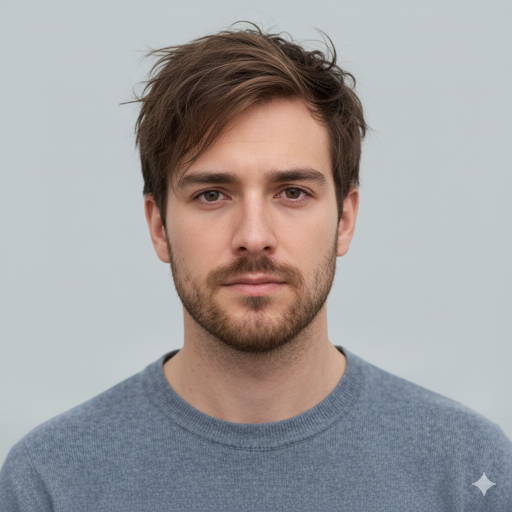
#> input picture face_1.png, 1024 x 1024 px, found by its file name (shown at 1/2 size)
$ python setup_avatar_from_image.py --image ../face_1.png
#> lines starting #> are read from the running program, lines starting #| are printed output that depends on the picture
#!/usr/bin/env python3
"""
setup_avatar_from_image.py
===========================
Converts a single face image → looping avatar video → prepared avatar data.
Run this once, then start the live server.

Usage (run from your MuseTalk root):
    cd /teamspace/studios/this_studio/MuseTalk
    python pipeline/setup_avatar_from_image.py \
        --image face_1.png \
        --avatar_id face_1

What it does:
    1. Validates the image and detects a face
    2. Creates a 5-second looping "idle" video from the image (25fps = 125 frames)
    3. Runs the full avatar preparation pipeline:
       - Extracts frames
       - Detects landmarks & bboxes
       - Pre-encodes VAE latents
       - Pre-computes blending masks
    4. Prints the exact server command to run next
"""

import argparse
import os
import sys
import time
import shutil

import cv2
import numpy as np


# ── Step 1: Validate image + detect face ────────────────────────────────────

def check_image(image_path: str) -> np.ndarray:
#> called with image_path = '../face_1.png'
    img = cv2.imread(image_path)
#> img is the input picture: shape (1024, 1024, 3); mean B, G, R 157.8, 157.5, 160.6
    if img is None:
        print(f"❌ Could not read image: {image_path}")
        sys.exit(1)
    h, w = img.shape[:2]
#> h = 1024; w = 1024
    print(f"✓ Image loaded: {w}x{h} px")
#| ✓ Image loaded: 1024x1024 px

    # Quick face check via cascade (no heavy deps)
    gray = cv2.cvtColor(img, cv2.COLOR_BGR2GRAY)
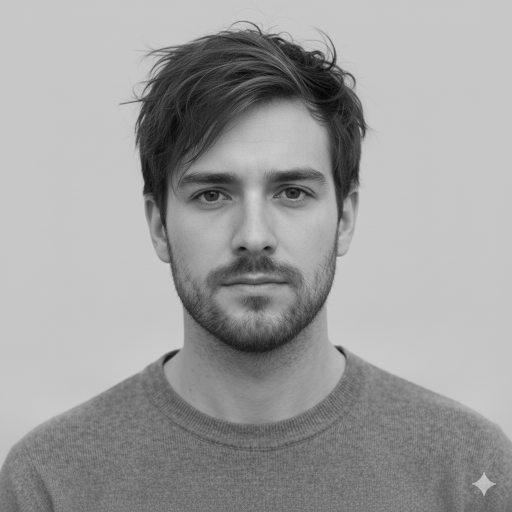
#> gray: shape (1024, 1024) (shown at 1/2 size); min 0, max 213, mean 158.4
    cascade_path = cv2.data.haarcascades + "haarcascade_frontalface_default.xml"
    face_cascade  = cv2.CascadeClassifier(cascade_path)
    faces = face_cascade.detectMultiScale(gray, scaleFactor=1.1, minNeighbors=4)
#> faces = [[265, 199, 484, 484]]
    if len(faces) == 0:
        print("⚠️  No face detected with quick check — continuing anyway (MuseTalk will detect properly)")
    else:
        x, y, fw, fh = faces[0]
#> x = 265; y = 199; fw = 484; fh = 484
        print(f"✓ Face detected at [{x},{y},{x+fw},{y+fh}]")
#| ✓ Face detected at [265,199,749,683]
    return img


# ── Step 2: Build looping idle video ─────────────────────────────────────────

def make_idle_video(img: np.ndarray, output_path: str, fps: int = 25, duration_sec: int = 5):
    """
    Write a static looping video from a single frame.
    25fps × 5s = 125 identical frames — enough for the avatar cycle.
    MuseTalk cycles these during inference so any length works.
    """
#> called with output_path = './data/video/face_1_idle.mp4', fps = 25, duration_sec = 5
    n_frames = fps * duration_sec
    h, w     = img.shape[:2]
#> h = 1024; w = 1024
    fourcc   = cv2.VideoWriter_fourcc(*"mp4v")
    writer   = cv2.VideoWriter(output_path, fourcc, fps, (w, h))
    for _ in range(n_frames):
        writer.write(img)
    writer.release()
    print(f"✓ Idle video created: {output_path} ({n_frames} frames @ {fps}fps)")


# ── Step 3: Create realtime.yaml config ──────────────────────────────────────

YAML_TEMPLATE = """\
{avatar_id}:
  preparation: true
  video_path: {video_path}
  bbox_shift: 0
  audio_clips:
    0: ./data/audio/silence.wav
"""

def make_realtime_yaml(avatar_id: str, video_path: str, yaml_out: str):
    content = YAML_TEMPLATE.format(avatar_id=avatar_id, video_path=video_path)
    with open(yaml_out, "w") as f:
        f.write(content)
    print(f"✓ Config written: {yaml_out}")


def make_silence_wav(path: str, duration_sec: float = 1.0, sr: int = 16000):
    """Create a short silence WAV for the preparation dummy run."""
    import wave, struct
    os.makedirs(os.path.dirname(path), exist_ok=True)
    n = int(sr * duration_sec)
    with wave.open(path, "w") as wf:
        wf.setnchannels(1)
        wf.setsampwidth(2)
        wf.setframerate(sr)
        wf.writeframes(struct.pack(f"<{n}h", *([0] * n)))
    print(f"✓ Silence WAV created: {path}")


# ── Step 4: Run preparation via realtime_inference.py ────────────────────────

def run_preparation(avatar_id: str, yaml_path: str, version: str = "v15"):
    """
    Calls scripts/realtime_inference.py in preparation-only mode.
    The preparation flag in the YAML triggers face detection + latent encoding.
    """
    unet_config = f"./models/musetalkV15/musetalk.json" if version == "v15" else "./models/musetalk/musetalk.json"
    unet_model  = f"./models/musetalkV15/unet.pth"      if version == "v15" else "./models/musetalk/pytorch_model.bin"

    cmd = (
        f"python scripts/realtime_inference.py "
        f"--version {version} "
        f"--unet_config {unet_config} "
        f"--unet_model_path {unet_model} "
        f"--inference_config {yaml_path} "
        f"--batch_size 4 "
        f"--skip_save_images "
    )
    print(f"\n🔧 Running preparation:\n   {cmd}\n")
    ret = os.system(cmd)
    if ret != 0:
        print("❌ Preparation failed. Check output above.")
        sys.exit(1)
    print("✓ Preparation complete!")


# ── Main ─────────────────────────────────────────────────────────────────────

def main():
    parser = argparse.ArgumentParser(description="Set up live avatar from a single image")
    parser.add_argument("--image",       required=True,  help="Path to face image (PNG/JPG)")
    parser.add_argument("--avatar_id",   default="face_1", help="Avatar ID (used for directory naming)")
    parser.add_argument("--version",     default="v15",  choices=["v1", "v15"])
    parser.add_argument("--fps",         type=int, default=25)
    parser.add_argument("--duration",    type=int, default=5,  help="Idle video duration in seconds")
    parser.add_argument("--skip_prep",   action="store_true",  help="Skip preparation (just create video/yaml)")
    a = parser.parse_args()

    print("\n" + "="*55)
    print("  Live Avatar Setup")
    print("="*55)

    # Paths
    musetalk_root = os.path.dirname(os.path.dirname(os.path.abspath(__file__)))
    os.chdir(musetalk_root)
    print(f"Working dir: {musetalk_root}\n")

    assets_dir  = "./data/video"
    audio_dir   = "./data/audio"
    config_dir  = "./configs/inference"
    os.makedirs(assets_dir,  exist_ok=True)
    os.makedirs(audio_dir,   exist_ok=True)
    os.makedirs(config_dir,  exist_ok=True)

    video_path  = f"{assets_dir}/{a.avatar_id}_idle.mp4"
    yaml_path   = f"{config_dir}/{a.avatar_id}_live.yaml"
    silence_path = f"{audio_dir}/silence.wav"

    # 1. Check image
    print("Step 1/4  Validating image...")
    img = check_image(a.image)

    # 2. Create idle video
    print("\nStep 2/4  Creating idle video...")
    make_idle_video(img, video_path, fps=a.fps, duration_sec=a.duration)

    # 3. Create config + silence
    print("\nStep 3/4  Creating config files...")
    make_realtime_yaml(a.avatar_id, video_path, yaml_path)
    make_silence_wav(silence_path)

    # 4. Run preparation
    if not a.skip_prep:
        print("\nStep 4/4  Running MuseTalk avatar preparation...")
        run_preparation(a.avatar_id, yaml_path, version=a.version)
    else:
        print("\nStep 4/4  [Skipped — run preparation manually]")

    # ── Determine output path ─────────────────────────────────────────────
    if a.version == "v15":
        avatar_out = f"./results/v15/avatars/{a.avatar_id}"
    else:
        avatar_out = f"./results/avatars/{a.avatar_id}"

    # ── Final instructions ────────────────────────────────────────────────
    print("\n" + "="*55)
    print("  ✅ Setup Complete!")
    print("="*55)
    print(f"""
Avatar prepared at:
  {avatar_out}

─── Next Steps ───────────────────────────────────

1. Start the live server:

   python pipeline/live_avatar_server.py \\
       --port 8765 \\
       --batch_size 2 \\
       --unet_model_path ./models/musetalkV15/unet.pth \\
       --unet_config ./models/musetalkV15/musetalk.json \\
       --whisper_dir ./models/whisper

2. Load the avatar (in a new terminal or HTTP client):

   curl -X POST http://localhost:8765/avatar/load \\
     -H "Content-Type: application/json" \\
     -d '{{"avatar_id": "{a.avatar_id}", "avatar_path": "{avatar_out}"}}'

3. Stream audio to it:

   python pipeline/tts_chunker.py \\
       --avatar_id {a.avatar_id} \\
       --text "Hello! I am your live avatar." \\
       --tts edge_tts

4. Open pipeline/viewer.html in your browser,
   connect to ws://localhost:8765, avatar ID: {a.avatar_id}

─────────────────────────────────────────────────
""")


if __name__ == "__main__":
    main()
